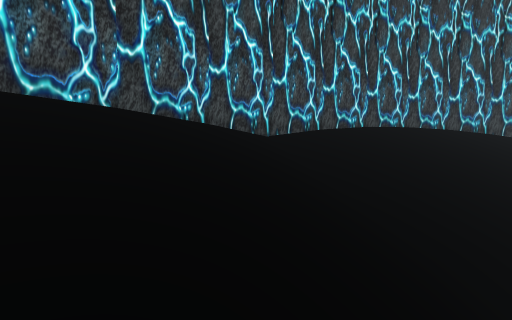
view 1 (above)

16 first-person views from a walk through a Unity game level. The camera is 1.4 m above the floor, tilts 4° down and sees 90° across. The floor is counted in squares, 1 m on a side. Each view is taken from the middle of a square. On the plan, view 1 faces up. The plan holds only what a view shows up to about 13 squares ahead; the rest is blank. The place goes on beyond the plan. The player character is not drawn.

view 2
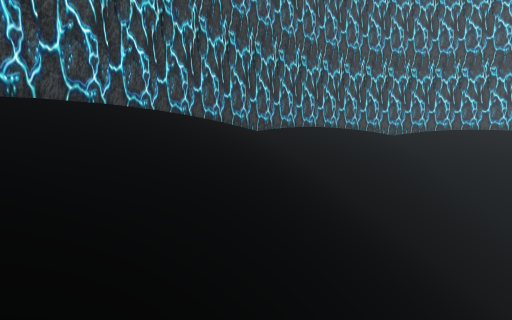

view 3
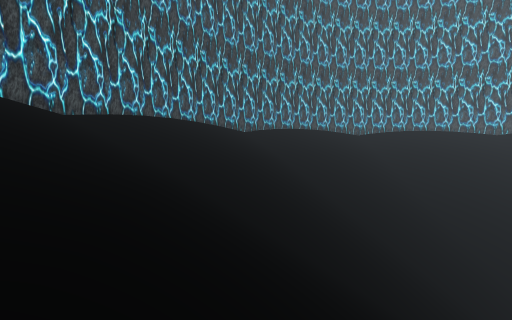

view 4
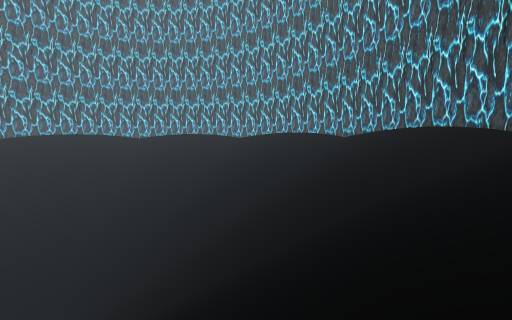

view 5
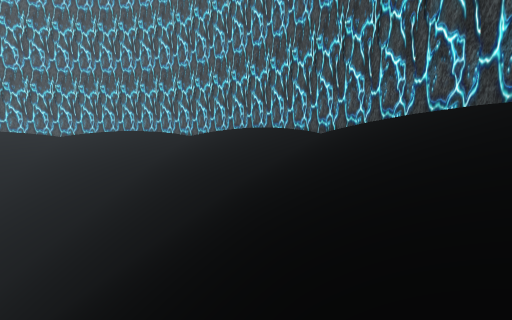

view 6
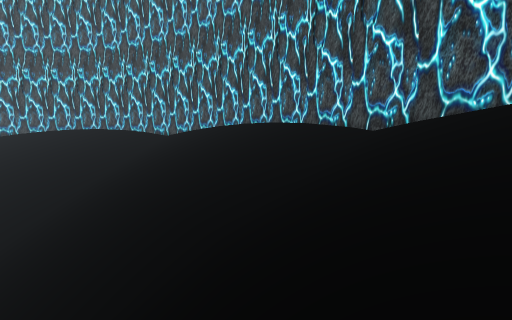

view 7
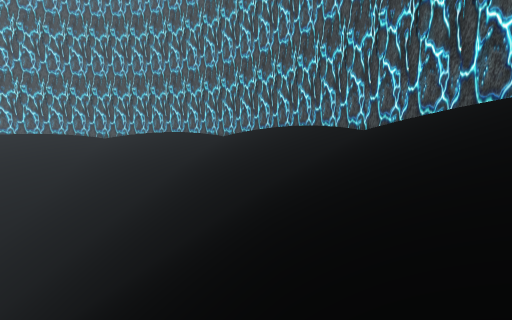

view 8
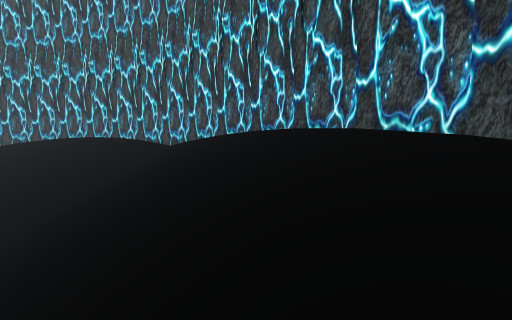

view 9
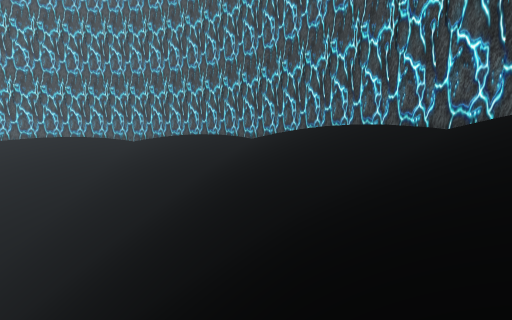

view 10
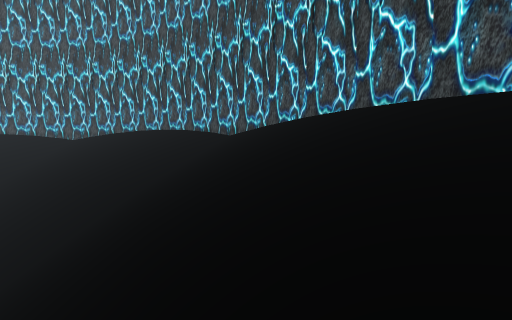

view 11
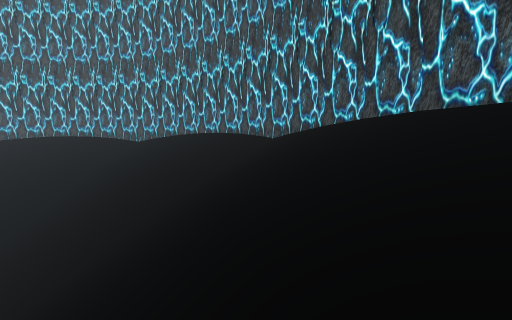

view 12
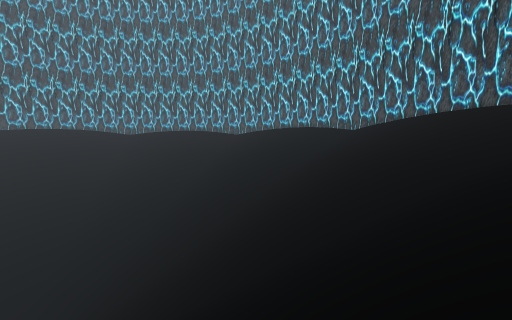

view 13
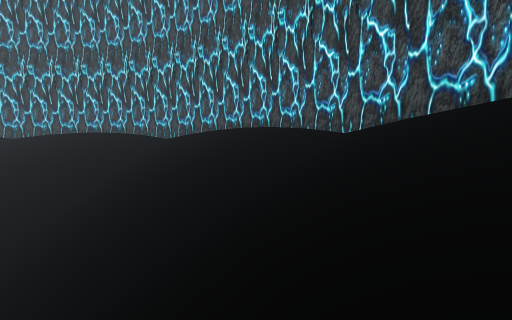

view 14
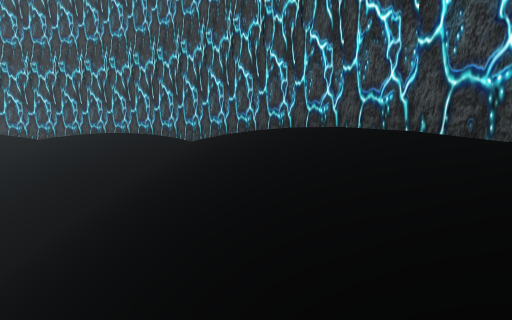

view 15
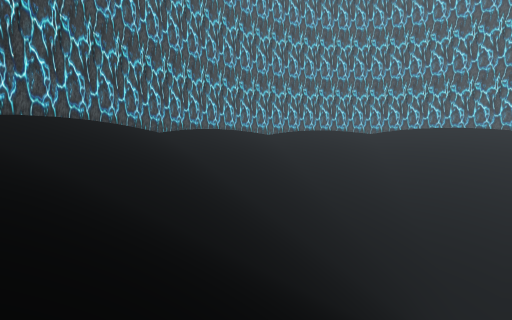

view 16
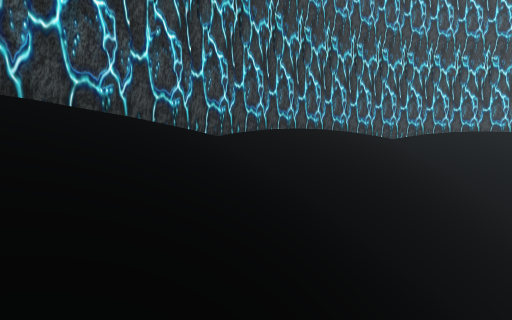

### Floor plan
Key: @ floor where view 1 was taken; # wall or solid block; / step, stairs or slope.
Columns run from 6 left of view 1 to 24 right of it. Each row starts with its distance up from view 1.
  8           ##########
  7        ####////////####
  6       ##//////////////###
  5     ###/////////////////##
  4    ##////////////////////##
  3    #//////////////////////##
  2   ##///////////////////////#
  1  ##////////////////////////##
  0  #////@/////////////////////#
 -1 ##//////////////////////////##
 -2 #////////////////////////////#
 -3 #////////////  //////////////#
 -4 #////////////   /////////////##
 -5 #/////////////  //////////////#
 -6 #/////////////   /////////////#
 -7 #/////////////   /////////////#
 -8 #////////////// //////////////#
 -9 #/////////////////////////////#
-10 #////////////////////////////##
-11 #////////////////////////////#
-12 #////////////////////////////#
-13 ##//////////////////////////##
-14  #//////////////////////////#
-15  ##////////////////////////##
-16   ##///////////////////////#
-17    ##/////////////////////##
-18     ##///////////////////##
-19      ##////////////////###
-20       ###////////////###
-21         ###////////###
-22           ##########

Positions as (right, up) in squares from view 1, and headings:
1: (0, 0), facing up
2: (1, 0), facing up-right
3: (-1, -3), facing up-right
4: (9, 5), facing down-left
5: (3, 3), facing down-left
6: (0, 0), facing down-left
7: (-2, -3), facing down
8: (-3, -10), facing down
9: (-1, -12), facing down-right
10: (2, -16), facing down-right
11: (8, -18), facing right
12: (10, -17), facing up-right
13: (17, -14), facing up-right
14: (20, -5), facing up
15: (9, 4), facing down-right
16: (11, 4), facing right
